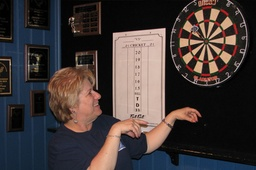
#> input picture images/dart0.jpg, 256 x 170 px, shrunk from 640 x 426 before the run; its folder holds only this picture in this run
$ python Q3_hcirc_allpic.py   (older library calls are emulated)
#> lines starting #> are read from the running program, lines starting #| are printed output that depends on the picture; after the words box and inside, x2 and y2 are one past the last pixel; in counts of white or black regions, pixels touching at a corner belong together
#!/usr/bin/env python
# coding: utf-8

# In[116]:


import matplotlib.pyplot as plt
import numpy as np
import cv2
import math
import time


for i in range (0,16):
    # location = "../images/dart.bmp"
    location = str("../images/dart") + str(i) + str(".jpg")
    imgcol = cv2.imread(location)
#> imgcol is the input picture: shape (170, 256, 3); mean B, G, R 55.8, 56.9, 65.9
    img = np.array(cv2.cvtColor(imgcol, cv2.COLOR_BGR2GRAY))
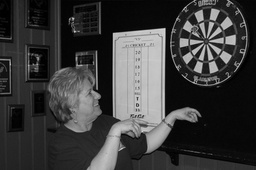
#> img: shape (170, 256); min 0, max 220, mean 59.5

    sobelx = cv2.Sobel(img,cv2.CV_64F,1,0,ksize=3)
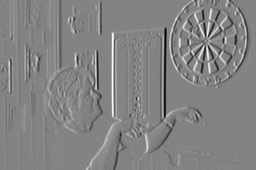
#> sobelx: shape (170, 256) float64; min -826, max 776, mean -0.8; drawn with min black and max white
    sobely = cv2.Sobel(img,cv2.CV_64F,0,1,ksize=3)
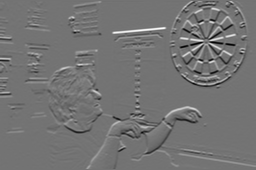
#> sobely: shape (170, 256) float64; min -684, max 823, mean 1.6; drawn with min black and max white

    (M,N) = sobelx.shape
#> M = 170; N = 256
    grad = np.zeros((M,N))
    direc = np.zeros((M,N))
    thresh = 2*np.sum(img)/(N*M)
#> thresh = 118.9

    stime = time.time()
    for m in range (0,M): #m = y
        for n in range  (0,N): # n = x
            grad[m,n] = math.sqrt(sobelx[m,n]**2 + sobely[m,n]**2)
            if sobelx[m,n] == 0: # to prevent division by zero in direc
                sobelx[m,n]= 1*10**(-5)
            direc[m,n] = np.arctan(sobely[m,n]/sobelx[m,n])
            if grad[m,n]>thresh:
                grad[m,n] = 255
            else:
                grad[m,n] = 0
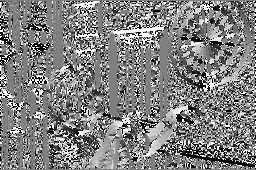
#> direc: shape (170, 256) float64; min -1.57, max 1.57, mean 0.023; drawn with min black and max white
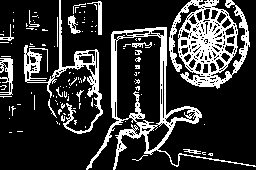
#> grad: shape (170, 256) float64; 20.7% white; 117 white regions (101 under 20 px), largest, box (x1, y1, x2, y2) and area: (169, 0, 250, 89) 3380, (86, 27, 256, 170) 2729, (24, 0, 103, 134) 1502
#> sobelx: shape (170, 256) float64; 6.16% of pixels changed, all inside (x1, y1, x2, y2) = (0, 0, 256, 170)
    etime = time.time()
    print("runtime, edge detect: " + str(etime-stime))

    saveloc1 = (str("edgedetected/dartedge" + str(i) + str(".jpg")))
    cv2.imwrite(saveloc1,grad)
    plt.imshow(grad, cmap='gray')


    # In[153]:


    #Hough Circle

    #assuming the full board has to be in the image and the board isn't distorted.
    maxrad = max(M,N)
#> maxrad = 256
    nc =  maxrad #numcir
#> nc = 256

    stime = time.time()
    rad = np.zeros(nc)
#> rad = 256 values from 0 to 0
    for a in range (0,nc):
        rad[a] = (a+1)*maxrad/nc
#> after the loop, rad = 256 values from 1 to 256

    Hxyr = np.zeros ((M,N,nc))

    #eventhough we start in the top right corner, flipping and rotating the space doesnt affect the result
    #if we use many values of theta and if there is a edge at that grad(x0,y0) then H(x0,y0,r) + 1???
    for m in range (0,M): #y
        for n in range (0,N): #x
            if grad[m,n] == 255:
                for r in rad:
                    y0 = int(np.round(m + r*math.sin(direc[m,n])))
                    x0 = int(np.round(n + r*math.cos(direc[m,n])))
                    if 0<=y0<M and 0<=x0<N:
                        radindex = int(nc*r/maxrad -1)
                        Hxyr[y0,x0,radindex] += 1
                    else:
                        break
    etime = time.time()
    print("runtime, hough space: " + str(etime-stime))


    # In[ ]:


    #Drawing most likely circles back onto image

    def imshow(image):
        #OpenCV stores images in BGR so we have to convert to RGB to display it using matplotlib
        imagergb = cv2.cvtColor(image, cv2.COLOR_BGR2RGB)
        plt.imshow(imagergb)


    (a,b,c) = Hxyr.shape #for later to calculate the highest index of the flattened array
#> a = 170; b = 256; c = 256
    nth = 40 #number of green circles drawn

    argord = Hxyr.argsort(axis=None) #lists the indeces in accending order of value (array is flattened)
    (y,x,r)=np.unravel_index(argord[a*b*c-nth], (a,b,c)) #unravels the flattened value back into a tuple for the nth highest
#> y = 43; x = 214; r = 35
    thresh = Hxyr[y,x,r]
#> thresh = 9


    stime = time.time()
    for m in range (0,M):
        for n in range (0,N):
            for radindex in range (0,nc):
                if Hxyr[m,n,radindex]>thresh:
                    r = (radindex+1)*maxrad/nc
                    cv2.circle(imgcol, (m,n), int(r), (0,255,0), 3, cv2.LINE_AA)
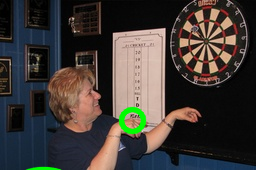
#> imgcol: shape (170, 256, 3); 1.36% of pixels changed, all inside (x1, y1, x2, y2) = (25, 106, 147, 170)
#> (the run stopped early here; a loop or call above may not have finished)
